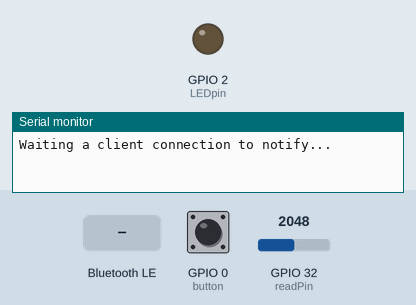
Recording of a sketch running on a simulated ESP32. Parts: output pins drawn as LEDs (lit = HIGH), the last lines printed to the serial monitor. The inputs (shaded band) are chosen by the test bench; at power-on: GPIO 0 (button) HIGH, GPIO 32 (readPin) = 2048. Nothing arrives over Bluetooth unless stated; a phone connects over Bluetooth LE 3 s after start.

Above: at 1.2 s.
1.3 s: Bluetooth LE write "!B516" received
At 3.4 s:
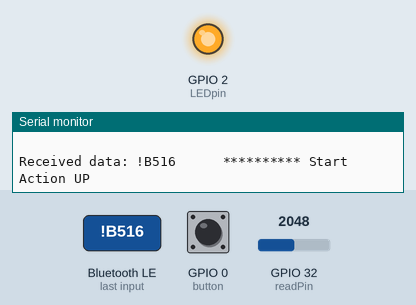
4.3 s: GPIO 0 (button) pulled LOW for 0.15 s
At 5.5 s:
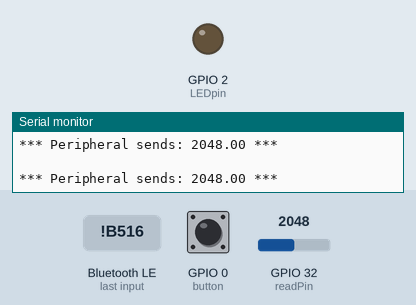
5.9 s: GPIO 0 (button) pulled LOW for 3.2 s
At 6.2 s:
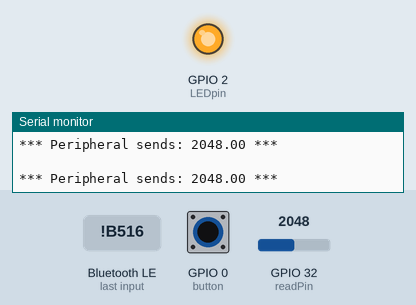
Timing chart, 0 to 10.6 s (numbered marks = the images above; inputs shaded):
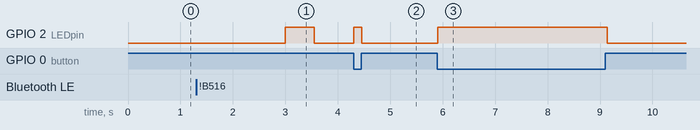

The sketch:

startHere.ino
```cpp
/*
   ESP32_UART.ino is a modified version of example sketch BLE_uart.ino. It has been
   developed under Arduino 1.8.19.
   The sketch has been reconfigured to be used with a ESP32 Dev Kit and the
   Bluefruit Connect app from Adafruit Industries.
   It has been tested on Apple iPhone and MacBook Air. The Dev Kit used is based on an
   ESP32-WROOM-32 from AZ Delivery.

   The BLE device is named "Wim's ESP32 UART" but this can be personalised as required.
   Download the Bluefruit Connect app from the App store and activate Bluetooth on the
   iPhone.
   After opening the Bluefruit app: connect to the device, select Controller, then
   module Control pad. At the top is a window for the received data.
   The control pad has 4 arrows (up, down, left, right) and 4 number keys.

   The serial monitor shows the received data and the control pad code. No control
   action has been programmed but this can be added to the respective print statement.
   A button is connected to input G0 and a piece of wire to input G32. This wire picks
   up a random voltage, the value of which is transmitted to the device when the
   button is pressed. The value appears on the monitor and in the window on the
   control pad screen of the iPhone. The LED on pin G02 also lights up.

   Note that the Bluefruit app sends two codes when a key is touched in the controller
   module. The first code is sent when the key is touched, the second code when the key
   is released. This can be useful, for example, when controlling a servo where the
   activation continues as long as the key is held.

   The data received from the device is also shown when selecting UART in the controller
   app. At the bottom is a window to enter data to send back to the device.

            created by Wim der Kinderen on 28 February 2022
*/

#include <BLEDevice.h>
#include <BLEServer.h>
#include <BLEUtils.h>
#include <BLE2902.h>

BLECharacteristic *pCharacteristic;
bool deviceConnected = false;
float txValue = 0;
const int button = 0;      // button on PIN G0
const int readPin = 32;    // analog pin G32
const int LEDpin = 2;      // LED on pin G2
bool convert = false;
String rxString = "";
std::string rxValue;       // rxValue gathers input data

// UART service UUID data
#define SERVICE_UUID           "6E400001-B5A3-F393-E0A9-E50E24DCCA9E"
#define CHARACTERISTIC_UUID_RX "6E400002-B5A3-F393-E0A9-E50E24DCCA9E"
#define CHARACTERISTIC_UUID_TX "6E400003-B5A3-F393-E0A9-E50E24DCCA9E"

class MyServerCallbacks: public BLEServerCallbacks {
  void onConnect(BLEServer* pServer) {
    deviceConnected = true;
  };
  void onDisconnect(BLEServer* pServer) {
    deviceConnected = false;
  }
};

class MyCallbacks: public BLECharacteristicCallbacks {
  void onWrite(BLECharacteristic *pCharacteristic) {
    std::string rxValue = pCharacteristic->getValue();
    if (rxValue.length() > 0)  {
      convert = true;      // flag to invoke convertControlpad routine
      Serial.println(" ");
      Serial.print("Received data: ");
      for (int i = 0; i < rxValue.length(); i++) {
        Serial.print(rxValue[i]);
        rxString = rxString + rxValue[i]; // build string from received data
      }
    }
  }
};

// ***************************** SETUP *******************************
void setup() {
  Serial.begin(115200);
  pinMode(LEDpin, OUTPUT);
  pinMode(button, INPUT);

  BLEDevice::init("D's ESP32 UART"); // give the BLE device a name

  BLEServer *pServer = BLEDevice::createServer(); // create BLE server
  pServer->setCallbacks(new MyServerCallbacks());

  // Create the BLE Service
  BLEService *pService = pServer->createService(SERVICE_UUID);

  // Create a BLE Characteristic
  pCharacteristic = pService->createCharacteristic(
                      CHARACTERISTIC_UUID_TX,
                      BLECharacteristic::PROPERTY_NOTIFY);
  pCharacteristic->addDescriptor(new BLE2902());
  BLECharacteristic *pCharacteristic = pService->createCharacteristic(
                                         CHARACTERISTIC_UUID_RX,
                                         BLECharacteristic::PROPERTY_WRITE);
  pCharacteristic->setCallbacks(new MyCallbacks());

  pService->start(); // start the service

  pServer->getAdvertising()->start(); // start advertising
  Serial.println("Waiting a client connection to notify...");
  Serial.println(" ");
}

// *************************** MAIN PROGRAM *********************************
void loop() {
  if (deviceConnected) {
    txValue = analogRead(readPin);        // pick up value on readPin
    char txString[8];                     // convert the value to a char array
    dtostrf(txValue, 1, 2, txString); // float_val, min_width, decimal_digits, char_buffer
//    pCharacteristic->setValue(&txValue, 1); // to send the integer value
//    pCharacteristic->setValue("Hello!");    // to send a test message
    pCharacteristic->setValue(txString);  // prepare to send array
    if (digitalRead(button) == LOW) {     // send when button is pressed
      pCharacteristic->notify();          // send the value to the app!
      pCharacteristic->setValue(" ");     // send a space
      pCharacteristic->notify();
      digitalWrite(LEDpin, HIGH);         // switch on the LED
      Serial.println(" ");
      Serial.print("*** Peripheral sends: ");
      Serial.print(txString);             // report value on serial line
      Serial.println(" ***");
    }
    else digitalWrite(LEDpin, LOW);
    if (convert) convertControlpad();
  }
  delay(50);
}

// ************************* CONVERT CONTROLPAD CODE ************************
void convertControlpad() {
  convert = false;
  Serial.print("      ");
  if (rxString == "!B11:") Serial.println("********** Start Action 1");
  else if (rxString == "!B219") Serial.println("********** Start Action 2");
  else if (rxString == "!B318") Serial.println("********** Start Action 3");
  else if (rxString == "!B417") Serial.println("********** Start Action 4");
  else if (rxString == "!B516") {
    Serial.println("********** Start Action UP");
    digitalWrite(LEDpin, HIGH);
    delay(500);
  }
  else if (rxString == "!B615") Serial.println("********** Start Action DOWN");
  else if (rxString == "!B714") Serial.println("********** Start Action LEFT");
  else if (rxString == "!B813") Serial.println("********** Start Action RIGHT");
  else if (rxString == "!B10;") Serial.println("********** Stop Action 1");
  else if (rxString == "!B20:") Serial.println("********** Stop Action 2");
  else if (rxString == "!B309") Serial.println("********** Stop Action 3");
  else if (rxString == "!B408") Serial.println("********** Stop Action 4");
  else if (rxString == "!B507") {
    Serial.println("********** Stop Action UP");
    digitalWrite(LEDpin,LOW);
  }
  else if (rxString == "!B606") Serial.println("********** Stop Action DOWN");
  else if (rxString == "!B705") Serial.println("********** Stop Action LEFT");
  else if (rxString == "!B804") Serial.println("********** Stop Action RIGHT");
  rxString = "";
}
```

Measured:
- after the input at 1.3 s, GPIO 2 (LEDpin): LOW → HIGH after 1.7 s, → LOW 0.55 s later
- after the input at 4.3 s, GPIO 2 (LEDpin): LOW → HIGH at once, → LOW 0.15 s later
- after the input at 5.9 s, GPIO 2 (LEDpin): LOW → HIGH at once, → LOW 3.2 s later
